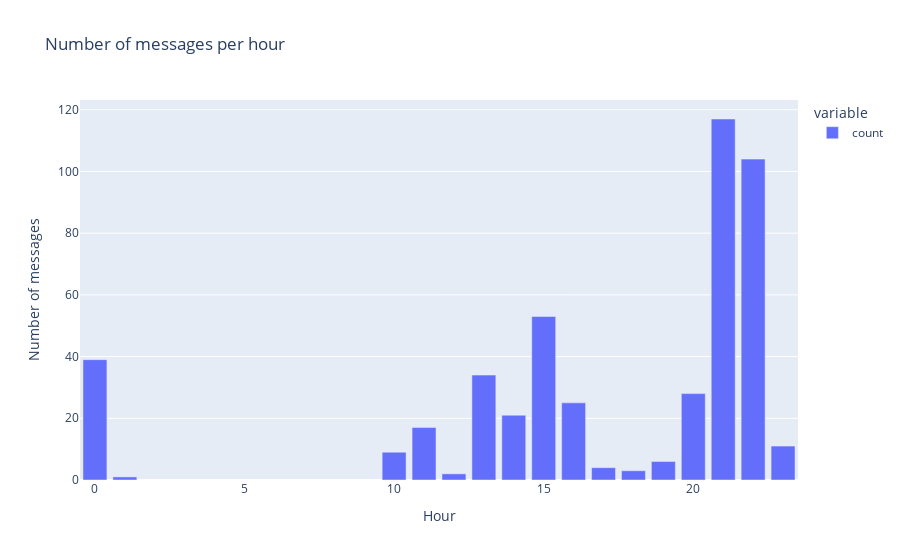

Source (notebook cell):
### Code cell
#plot the number of messages per hour
fig = px.bar(ds_data['hour'].value_counts(), title='Number of messages per hour')
fig.update_layout(xaxis_title='Hour', yaxis_title='Number of messages')
fig.show()

### Figure 1 — Plotly figure (JSON) as saved in the notebook; plotly's stock layout.template omitted (floating-point values rounded to 4 significant figures)
{"data": [{"alignmentgroup": "True", "hovertemplate": "variable=count<br>hour=%{x}<br>value=%{y}<extra></extra>", "legendgroup": "count", "marker": {"color": "#636efa", "pattern": {"shape": ""}}, "name": "count", "offsetgroup": "count", "orientation": "v", "showlegend": true, "textposition": "auto", "type": "bar", "x": [21, 22, 15, 0, 13, 20, 16, 14, 11, 23, 10, 19, 17, 18, 12, 1], "xaxis": "x", "y": [117, 104, 53, 39, 34, 28, 25, 21, 17, 11, 9, 6, 4, 3, 2, 1], "yaxis": "y"}], "layout": {"barmode": "relative", "legend": {"title": {"text": "variable"}, "tracegroupgap": 0}, "title": {"text": "Number of messages per hour"}, "xaxis": {"anchor": "y", "domain": [0, 1], "title": {"text": "Hour"}}, "yaxis": {"anchor": "x", "domain": [0, 1], "title": {"text": "Number of messages"}}}}
